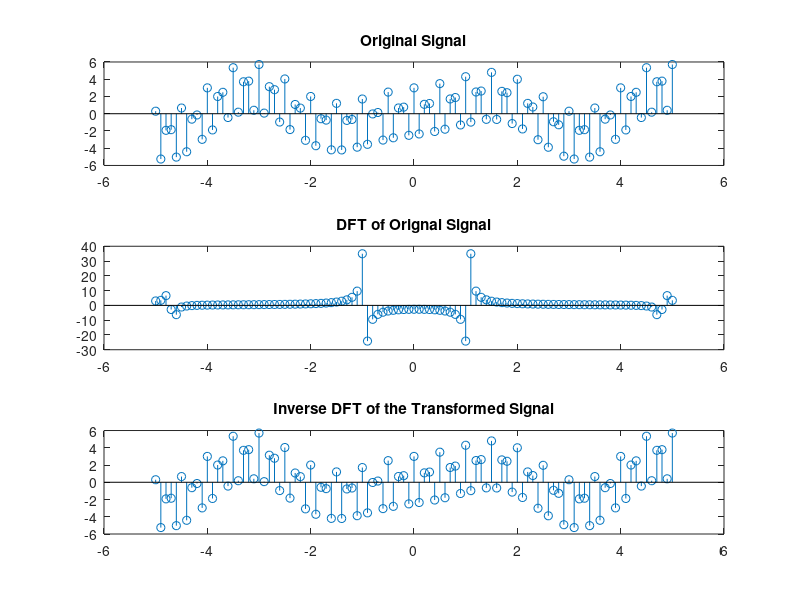

Recreate this plot in MATLAB.
% DFT and IDFT

t=-5:0.1:5;
x=2.*sin(pi.*t/2)+3.*cos(4*2.*pi.*t)-sin(3*pi.*t/4);

subplot(3,1,1)
stem(t,x)
title('Original Signal','fontweight','bold')
X=fft(x);

subplot(3,1,2)
stem(t,X)
title('DFT of Orignal Signal','fontweight','bold')

H=X;
h=ifft(H);
subplot(3,1,3)
stem(t,h)
title('Inverse DFT of the Transformed Signal','fontweight','bold')
